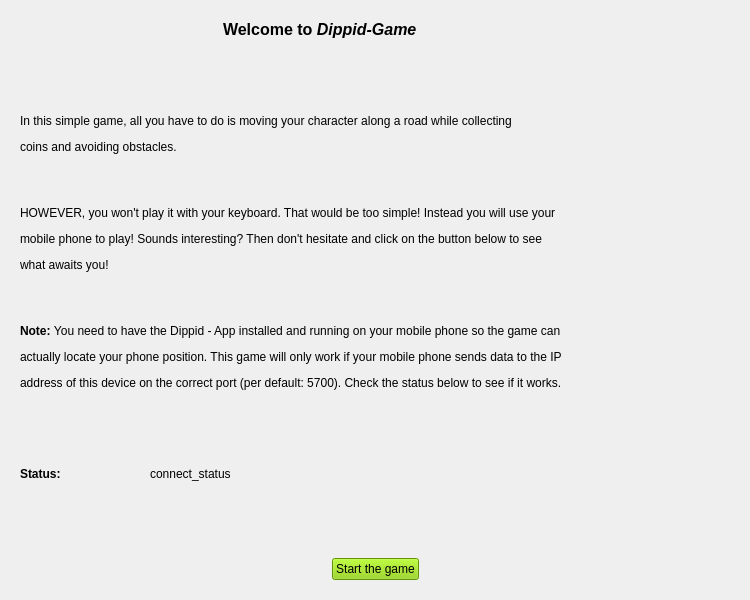
<?xml version="1.0" encoding="UTF-8"?>
<ui version="4.0">
 <class>Dippid_Game</class>
 <widget class="QWidget" name="Dippid_Game">
  <property name="geometry">
   <rect>
    <x>0</x>
    <y>0</y>
    <width>750</width>
    <height>600</height>
   </rect>
  </property>
  <property name="windowTitle">
   <string>Dippid-Game</string>
  </property>
  <layout class="QVBoxLayout" name="verticalLayout">
   <item>
    <widget class="QStackedWidget" name="stackedWidget">
     <property name="currentIndex">
      <number>0</number>
     </property>
     <widget class="QWidget" name="Game_Intro">
      <layout class="QVBoxLayout" name="verticalLayout_2">
       <item>
        <layout class="QHBoxLayout" name="title_layout" stretch="2,3,2">
         <property name="spacing">
          <number>5</number>
         </property>
         <property name="leftMargin">
          <number>0</number>
         </property>
         <property name="rightMargin">
          <number>0</number>
         </property>
         <item>
          <spacer name="horizontalSpacer">
           <property name="orientation">
            <enum>Qt::Horizontal</enum>
           </property>
           <property name="sizeHint" stdset="0">
            <size>
             <width>40</width>
             <height>20</height>
            </size>
           </property>
          </spacer>
         </item>
         <item>
          <widget class="QLabel" name="game_title">
           <property name="font">
            <font>
             <pointsize>12</pointsize>
             <weight>75</weight>
             <bold>true</bold>
            </font>
           </property>
           <property name="text">
            <string>&lt;html&gt;&lt;head/&gt;&lt;body&gt;&lt;p&gt;Welcome to &lt;span style=&quot; font-style:italic;&quot;&gt;Dippid-Game&lt;/span&gt;&lt;/p&gt;&lt;/body&gt;&lt;/html&gt;</string>
           </property>
          </widget>
         </item>
         <item>
          <spacer name="horizontalSpacer_2">
           <property name="orientation">
            <enum>Qt::Horizontal</enum>
           </property>
           <property name="sizeHint" stdset="0">
            <size>
             <width>40</width>
             <height>20</height>
            </size>
           </property>
          </spacer>
         </item>
        </layout>
       </item>
       <item>
        <spacer name="verticalSpacer_3">
         <property name="orientation">
          <enum>Qt::Vertical</enum>
         </property>
         <property name="sizeHint" stdset="0">
          <size>
           <width>20</width>
           <height>51</height>
          </size>
         </property>
        </spacer>
       </item>
       <item>
        <widget class="QLabel" name="game_introduction">
         <property name="text">
          <string>&lt;html&gt;&lt;head/&gt;&lt;body&gt;&lt;p&gt;In this simple game, all you have to do is moving your character along a road while collecting&lt;/p&gt;&lt;p&gt;coins and avoiding obstacles.&lt;/p&gt;&lt;p&gt;&lt;br/&gt;&lt;/p&gt;&lt;p&gt;HOWEVER, you won't play it with your keyboard. That would be too simple! Instead you will use your&lt;/p&gt;&lt;p&gt;mobile phone to play! Sounds interesting? Then don't hesitate and click on the button below to see &lt;/p&gt;&lt;p&gt;what awaits you!&lt;/p&gt;&lt;p&gt;&lt;br/&gt;&lt;/p&gt;&lt;p&gt;&lt;span style=&quot; font-weight:600;&quot;&gt;Note: &lt;/span&gt;You need to have the Dippid - App installed and running on your mobile phone so the game can&lt;/p&gt;&lt;p&gt;actually locate your phone position. This game will only work if your mobile phone sends data to the IP&lt;/p&gt;&lt;p&gt;address of this device on the correct port (per default: 5700). Check the status below to see if it works.&lt;/p&gt;&lt;/body&gt;&lt;/html&gt;</string>
         </property>
        </widget>
       </item>
       <item>
        <spacer name="verticalSpacer_2">
         <property name="orientation">
          <enum>Qt::Vertical</enum>
         </property>
         <property name="sizeHint" stdset="0">
          <size>
           <width>20</width>
           <height>52</height>
          </size>
         </property>
        </spacer>
       </item>
       <item>
        <layout class="QHBoxLayout" name="status_layout" stretch="0,1,2,5">
         <item>
          <widget class="QLabel" name="status_label">
           <property name="font">
            <font>
             <weight>75</weight>
             <bold>true</bold>
            </font>
           </property>
           <property name="text">
            <string>Status:</string>
           </property>
          </widget>
         </item>
         <item>
          <spacer name="horizontalSpacer_6">
           <property name="orientation">
            <enum>Qt::Horizontal</enum>
           </property>
           <property name="sizeHint" stdset="0">
            <size>
             <width>40</width>
             <height>20</height>
            </size>
           </property>
          </spacer>
         </item>
         <item>
          <widget class="QLabel" name="connected_status">
           <property name="font">
            <font>
             <italic>false</italic>
            </font>
           </property>
           <property name="text">
            <string>connect_status</string>
           </property>
          </widget>
         </item>
         <item>
          <spacer name="horizontalSpacer_5">
           <property name="orientation">
            <enum>Qt::Horizontal</enum>
           </property>
           <property name="sizeHint" stdset="0">
            <size>
             <width>40</width>
             <height>20</height>
            </size>
           </property>
          </spacer>
         </item>
        </layout>
       </item>
       <item>
        <spacer name="verticalSpacer">
         <property name="orientation">
          <enum>Qt::Vertical</enum>
         </property>
         <property name="sizeHint" stdset="0">
          <size>
           <width>20</width>
           <height>51</height>
          </size>
         </property>
        </spacer>
       </item>
       <item>
        <layout class="QHBoxLayout" name="button_layout">
         <item>
          <spacer name="horizontalSpacer_3">
           <property name="orientation">
            <enum>Qt::Horizontal</enum>
           </property>
           <property name="sizeHint" stdset="0">
            <size>
             <width>40</width>
             <height>20</height>
            </size>
           </property>
          </spacer>
         </item>
         <item>
          <widget class="QPushButton" name="btn_start_game">
           <property name="styleSheet">
            <string notr="true">background-color: rgb(138, 207, 0);</string>
           </property>
           <property name="text">
            <string>Start the game</string>
           </property>
          </widget>
         </item>
         <item>
          <spacer name="horizontalSpacer_4">
           <property name="orientation">
            <enum>Qt::Horizontal</enum>
           </property>
           <property name="sizeHint" stdset="0">
            <size>
             <width>40</width>
             <height>20</height>
            </size>
           </property>
          </spacer>
         </item>
        </layout>
       </item>
      </layout>
     </widget>
     <widget class="QWidget" name="Game">
      <widget class="QLabel" name="goal_label">
       <property name="geometry">
        <rect>
         <x>240</x>
         <y>10</y>
         <width>211</width>
         <height>21</height>
        </rect>
       </property>
       <property name="text">
        <string>&lt;html&gt;&lt;head/&gt;&lt;body&gt;&lt;p&gt;&lt;span style=&quot; font-size:12pt; font-weight:600;&quot;&gt;Reach the end of the road!&lt;/span&gt;&lt;/p&gt;&lt;/body&gt;&lt;/html&gt;</string>
       </property>
      </widget>
      <widget class="QLabel" name="controls_label">
       <property name="geometry">
        <rect>
         <x>20</x>
         <y>60</y>
         <width>691</width>
         <height>111</height>
        </rect>
       </property>
       <property name="text">
        <string>&lt;html&gt;&lt;head/&gt;&lt;body&gt;&lt;p&gt;&lt;span style=&quot; font-weight:600;&quot;&gt;Controls: &lt;/span&gt;Use your mobile phone to move the character and reach the end while avoiding all obstacles!&lt;/p&gt;&lt;p&gt;You can move your character by tilting your phone to the right. Swinging your phone up or down will cause&lt;/p&gt;&lt;p&gt;your character to switch lanes.&lt;/p&gt;&lt;/body&gt;&lt;/html&gt;</string>
       </property>
      </widget>
      <widget class="GameWindow" name="game_widget">
       <property name="geometry">
        <rect>
         <x>20</x>
         <y>220</y>
         <width>700</width>
         <height>350</height>
        </rect>
       </property>
       <property name="frameShape">
        <enum>QFrame::StyledPanel</enum>
       </property>
       <property name="frameShadow">
        <enum>QFrame::Raised</enum>
       </property>
      </widget>
      <widget class="QLabel" name="level_label">
       <property name="geometry">
        <rect>
         <x>30</x>
         <y>190</y>
         <width>51</width>
         <height>18</height>
        </rect>
       </property>
       <property name="text">
        <string>&lt;html&gt;&lt;head/&gt;&lt;body&gt;&lt;p&gt;&lt;span style=&quot; font-size:11pt; font-weight:600;&quot;&gt;Level:&lt;/span&gt;&lt;/p&gt;&lt;/body&gt;&lt;/html&gt;</string>
       </property>
      </widget>
      <widget class="QLabel" name="level">
       <property name="geometry">
        <rect>
         <x>90</x>
         <y>190</y>
         <width>31</width>
         <height>21</height>
        </rect>
       </property>
       <property name="text">
        <string>1</string>
       </property>
      </widget>
      <widget class="QLabel" name="points_label">
       <property name="geometry">
        <rect>
         <x>580</x>
         <y>190</y>
         <width>58</width>
         <height>18</height>
        </rect>
       </property>
       <property name="text">
        <string>&lt;html&gt;&lt;head/&gt;&lt;body&gt;&lt;p&gt;&lt;span style=&quot; font-size:11pt; font-weight:600;&quot;&gt;Points:&lt;/span&gt;&lt;/p&gt;&lt;/body&gt;&lt;/html&gt;</string>
       </property>
      </widget>
      <widget class="QLabel" name="points">
       <property name="geometry">
        <rect>
         <x>660</x>
         <y>190</y>
         <width>58</width>
         <height>21</height>
        </rect>
       </property>
       <property name="text">
        <string>0</string>
       </property>
      </widget>
     </widget>
    </widget>
   </item>
  </layout>
 </widget>
 <customwidgets>
  <customwidget>
   <class>GameWindow</class>
   <extends>QFrame</extends>
   <header>game_widget</header>
   <container>1</container>
  </customwidget>
 </customwidgets>
 <resources/>
 <connections/>
</ui>
